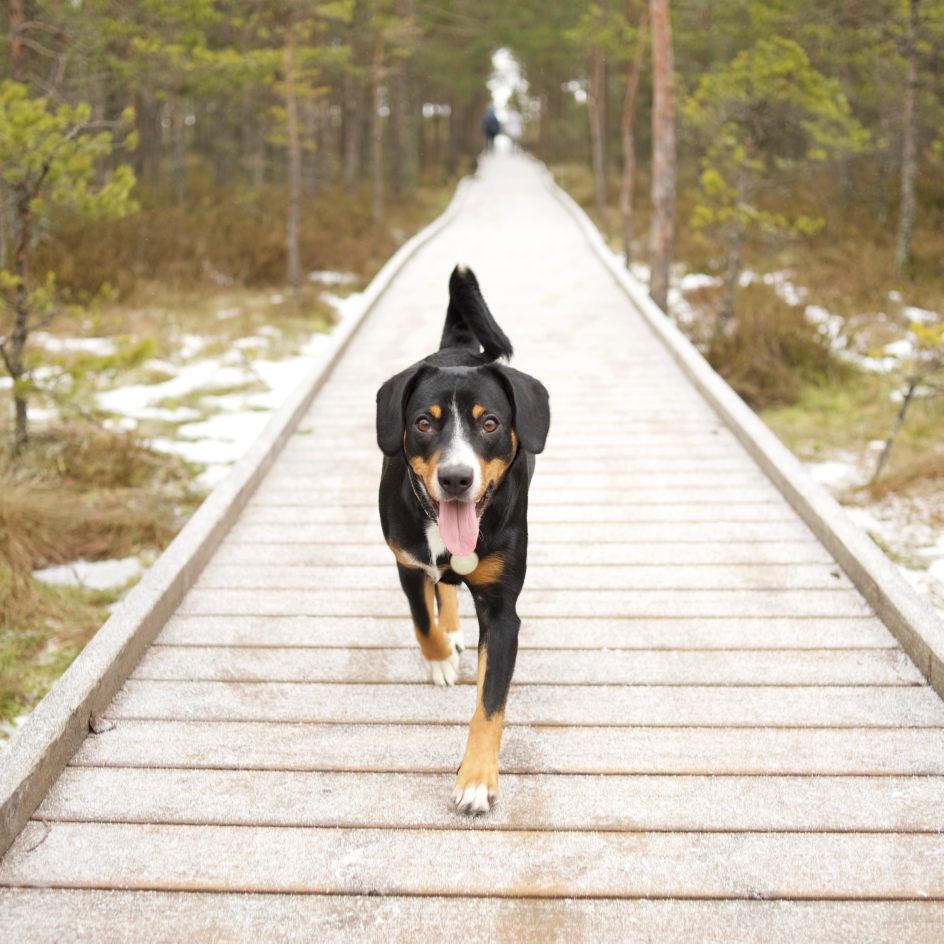
#> input picture Bosu/bosu_1.jpg, 3773 x 3773 px (shown at 1/4 size); its folder holds 4 pictures in this run
$ jupyter execute --allow-errors dogproject.ipynb   (older library calls are emulated)
#> lines starting #> are read from the running program, lines starting #| are printed output that depends on the picture
[cell 1]
import os
from PIL import Image
import numpy as np

[cell 2]
imgdir = "Images"
resdir = "Resimages2"

breads = ["beagle", 'EntleBucher', 'collie', 'Chihuahua', 'boxer', 'Doberman', 'English_foxhound', 'Rottweiler', 'German_shepherd', 'French_bulldog', 'golden_retriever', 'Maltese_dog']
breads2 = ['EntleBucher', 'Doberman', 'golden_retriever', 'Maltese_dog']
breads3 = ["Rottweiler"]
def parseImg(imgdir, resdir):
    size = 128
    count = 0
    for f in os.walk(imgdir):
        img_list = f[2]
        bread = f[0]
        if bread == imgdir:
            continue
        else:
            bread = bread.split("-")[1]
        if bread in breads3:
            c = 0
            for img in img_list:
                im = Image.open(os.path.join(f[0], img))
                if 0.8 <= im.size[0]/im.size[1] <= 1.2:
                    c += 1
                    im_res = im.resize((size, size), Image.ANTIALIAS)
                    im_res.save(os.path.join(resdir, bread + "_%s" %c)+".jpg")
                    count += 1
    return count

[cell 3]
res = parseImg(imgdir, resdir)

[cell 4]
res

[cell 5]
size = 128
for img in os.listdir("Bosu"):
    im = Image.open(os.path.join("Bosu", img))
#> im is the input picture: PIL image 3773x3773 RGB; mean R, G, B 189.9, 178.5, 157.2
    im_res = im.resize((size, size), Image.ANTIALIAS)
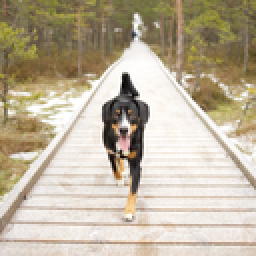
#> im_res: PIL image 128x128 RGB (shown 2 times larger); mean R, G, B 189.9, 178.5, 157.2
    im_res.save(os.path.join(resdir, img)+".jpg")
#> pass 2 of the loop `for img in os.listdir("Bosu"):`:
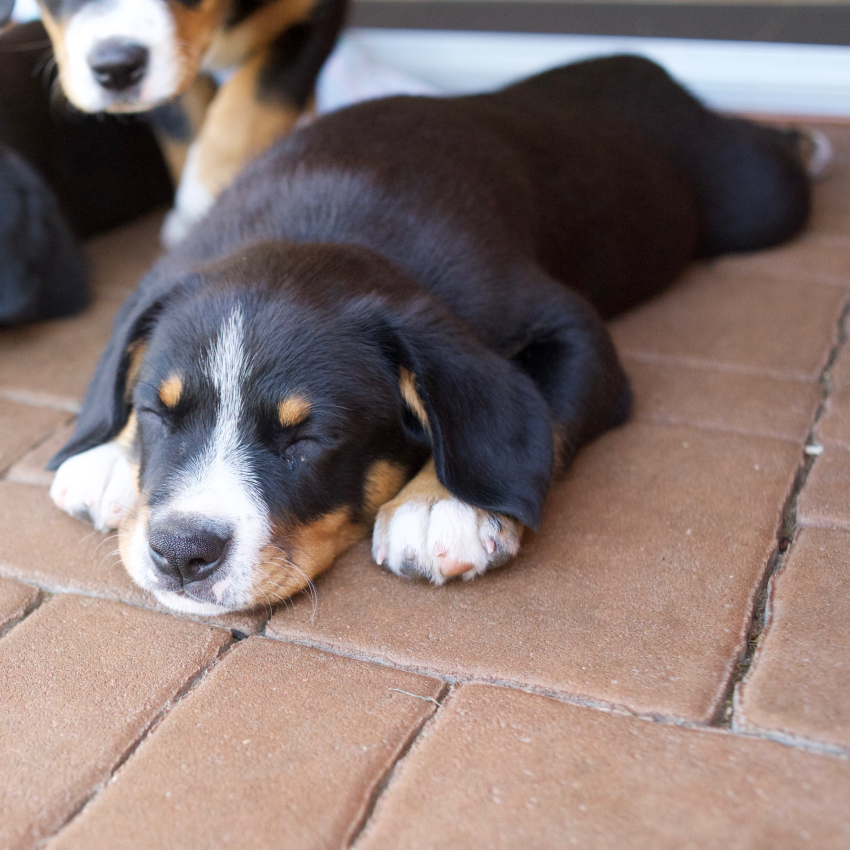
#> input picture Bosu/bosu_2.jpg, 3400 x 3400 px (shown at 1/4 size)
#> im is the input picture: PIL image 3400x3400 RGB; mean R, G, B 133.1, 116.2, 113
#> `im_res = im.resize((size, size), Image.ANTIALIAS)`:
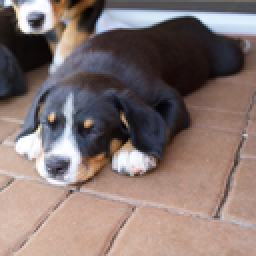
#> im_res: PIL image 128x128 RGB (shown 2 times larger); mean R, G, B 133, 116.2, 112.9
#> pass 3 of the loop `for img in os.listdir("Bosu"):`:
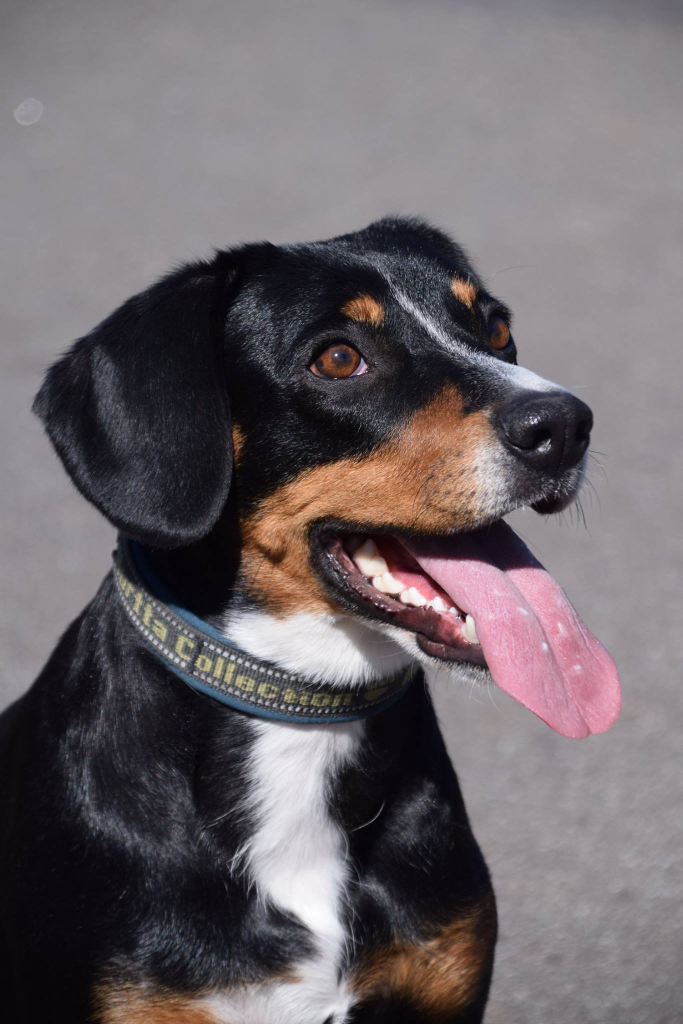
#> input picture Bosu/bosu_3.jpg, 1365 x 2048 px (shown at 1/2 size)
#> im is the input picture: PIL image 1365x2048 RGB; mean R, G, B 109.4, 102, 105.9
#> `im_res = im.resize((size, size), Image.ANTIALIAS)`:
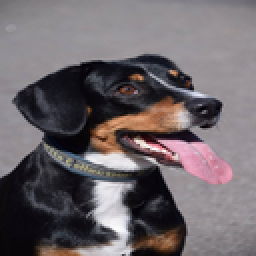
#> im_res: PIL image 128x128 RGB (shown 2 times larger); mean R, G, B 109.4, 102, 105.9
#> the loop made 4 passes; the first 3 are shown
